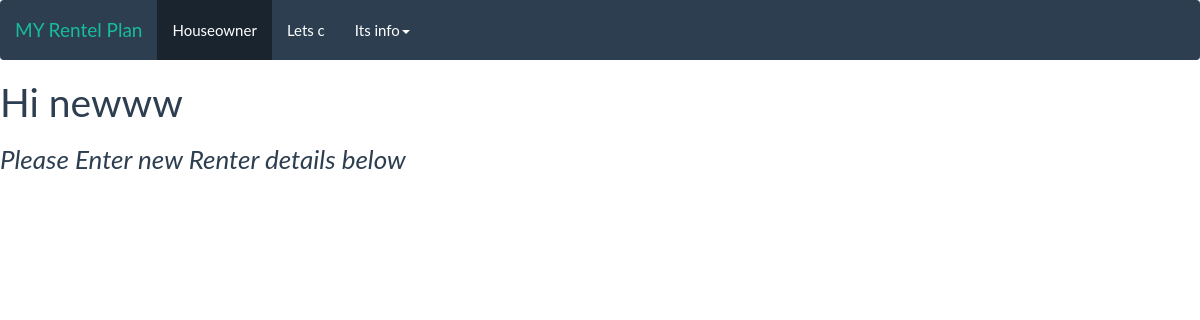
/renterinfo/1/addnew, run on an earlier commit of the app's database.
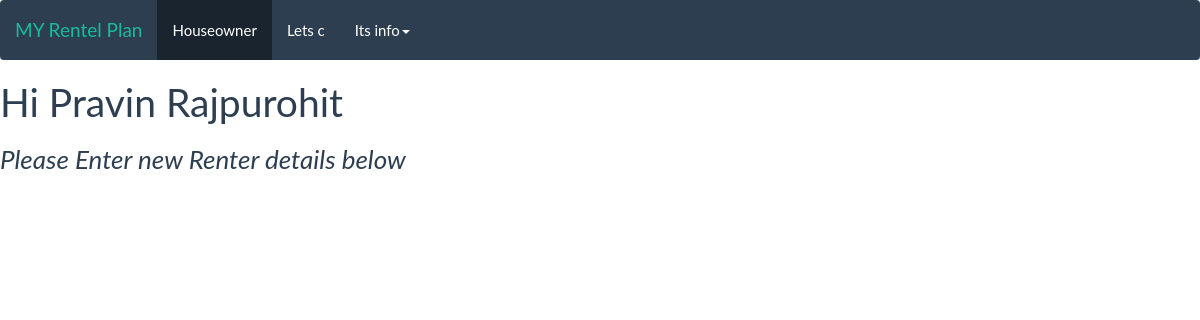
And on a later commit of the database.
### houseowner/models.py (models this page shows)
class HouseOwner(models.Model):
    Full_Name = models.CharField(max_length=200)
    Address_of_houseowner = models.CharField(max_length=200)
    No_of_renters  = models.IntegerField(default=0)
    Houseownerjoinedthesite = models.DateTimeField('House owner join site')
    def __unicode__(self):  # Python 3: def __str__(self):
        return self.Full_Name

### Renter/views.py (the view)
# urls.py: url(r'^(?P<houseowner_id>\d+)/addnew$', views.addrenterinfo, name='addrenterinfo'),
def addrenterinfo(request, houseowner_id):
    renterinfo = get_object_or_404(HouseOwner, pk=houseowner_id)
    print dir(renterinfo)
    if renterinfo:
        return render(request, 'renterinfo/Addrenterinfo.html', {'renterinfo': renterinfo} )
    else:
        error_message = "fuck nothing gotten what the hell"
        return render(request, 'renterinfo/Addrenterinfo.html', {'error_message': error_message} )

### Renter/templates/renterinfo/Addrenterinfo.html (shortened to what this page needs)
{% extends "header_templet.html" %}
{% block content %}
<h1>Hi  {{ renterinfo }}</h1>
<h3><i>Please Enter new Renter details below</i></h3>
{% endblock %}

What changed in the data, as far as the page shows it:
changed HouseOwner: Full_Name "newww" → "Pravin Rajpurohit"
